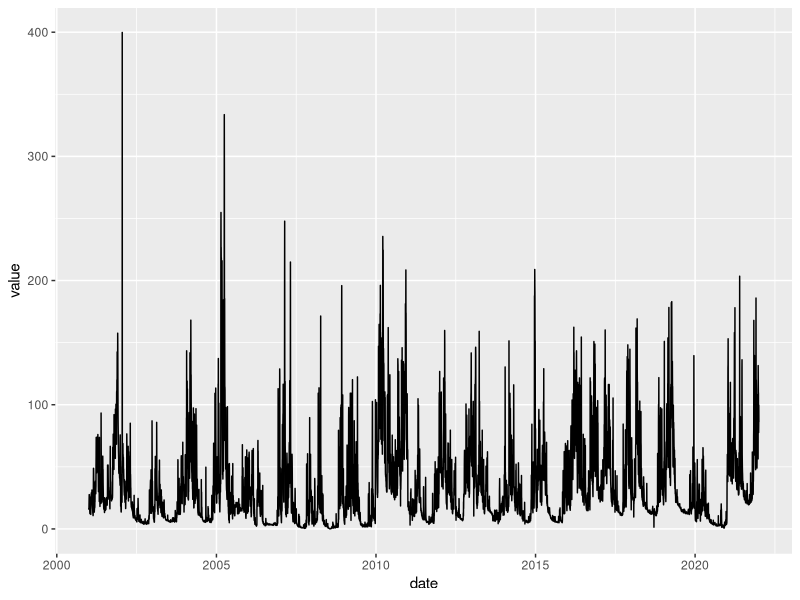

Here is the R script that generated this plot:
# tidy the raw data

library(tidyverse)
library(lubridate)

# import data
dayeuh_kolot <- read_csv("1_data/hymos_dayeuh_kolot.csv")

# cek data hasil import
glimpse(dayeuh_kolot)

#ambil kolom yang penting, filter terhadap data yang ada. rubah format.
dayeuh_kolot_filter <- dayeuh_kolot %>% select(date:station) %>% 
  filter(value != "-")

dayeuh_kolot_filter$value <- as.numeric(dayeuh_kolot_filter$value)
dayeuh_kolot_filter$date <- strptime(dayeuh_kolot_filter$date,format="%d-%b-%y")
dayeuh_kolot_filter$date <- as.Date(dayeuh_kolot_filter$date,"%Y-%m-%d")

# cek data hasil import
glimpse(dayeuh_kolot_filter)

# cek plot
ggplot(data=dayeuh_kolot_filter, aes(x=date, y=value))+geom_line()
